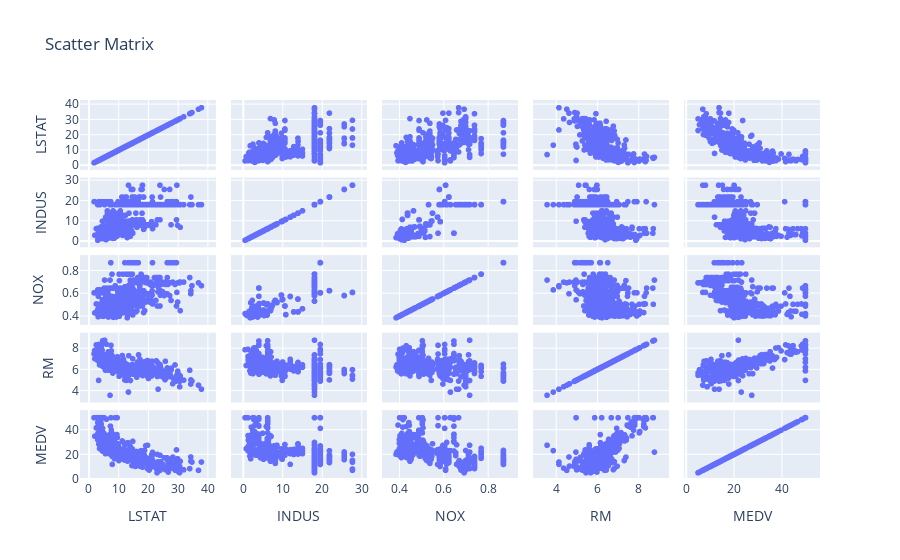

The code cell stored with this chart in its notebook:
### Code cell
# LSTAT와 INDUS는 MEDV와 지수적 감소 형태를
# RM은 선형 관계를 보여주고 있음.

import plotly.express as px
fig = px.scatter_matrix(house, dimensions=['LSTAT', 'INDUS', 'NOX', 'RM', 'MEDV'], title='Scatter Matrix')
fig.show()

### Figure 1 — Plotly figure (JSON) as saved in the notebook; plotly's stock layout.template omitted (floating-point values rounded to 4 significant figures; data arrays with more than 128 entries replaced by an {"elided": "..."} marker saying what was removed)
{"data": [{"dimensions": [{"axis": {"matches": true}, "label": "LSTAT", "values": {"elided": "506 float values"}}, {"axis": {"matches": true}, "label": "INDUS", "values": {"elided": "506 float values"}}, {"axis": {"matches": true}, "label": "NOX", "values": {"elided": "506 float values"}}, {"axis": {"matches": true}, "label": "RM", "values": {"elided": "506 float values"}}, {"axis": {"matches": true}, "label": "MEDV", "values": {"elided": "506 float values"}}], "hovertemplate": "%{xaxis.title.text}=%{x}<br>%{yaxis.title.text}=%{y}<extra></extra>", "legendgroup": "", "marker": {"color": "#636efa", "symbol": "circle"}, "name": "", "showlegend": false, "type": "splom"}], "layout": {"dragmode": "select", "legend": {"tracegroupgap": 0}, "title": {"text": "Scatter Matrix"}}}
